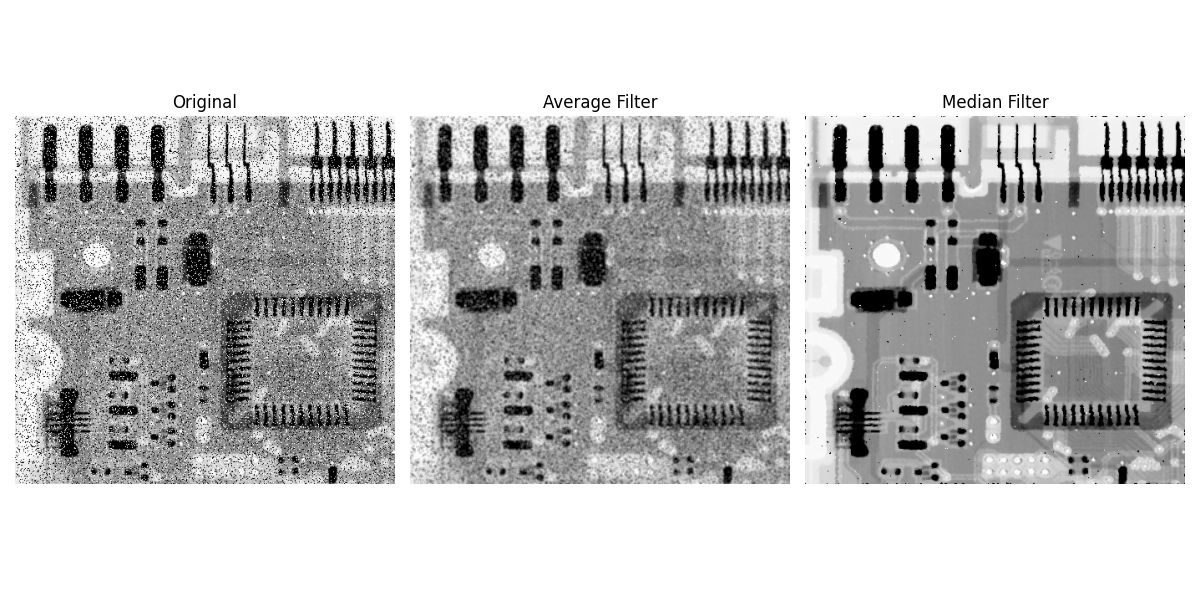

This chart was generated by the following Python code:
from PIL import Image
import numpy as np
import matplotlib.pyplot as plt
from scipy.ndimage import uniform_filter
from scipy.signal import medfilt2d

def load_image(path):
    image = Image.open(path).convert('L')  # Convert to grayscale
    return np.array(image)

def uniform_filtering(img, size):
    img_avg_filtered = uniform_filter(img, size=(size, size))
    return img_avg_filtered

def mediam_filtering(img, kernel_size):
    img_median_filtered = medfilt2d(img, kernel_size=kernel_size)
    return img_median_filtered

if __name__ == "__main__":
    img = load_image('./data/images_chapter_05/Fig5.10(a).jpg')

    fig, axs = plt.subplots(1, 3, figsize=(12, 6))
    
    axs[0].imshow(img, cmap='gray')
    axs[0].set_title('Original')
    axs[0].axis('off')

    # 均值滤波
    img_avg_filtered = uniform_filtering(img, 3)
    axs[1].imshow(img_avg_filtered, cmap='gray')
    axs[1].set_title('Average Filter')
    axs[1].axis('off')

    # 中值滤波
    img_median_filtered = mediam_filtering(img, kernel_size=3)
    axs[2].imshow(img_median_filtered, cmap='gray')
    axs[2].set_title('Median Filter')
    axs[2].axis('off')

    plt.tight_layout()
    plt.show()
    plt.savefig('hw_01/proj_03_04.png', format='png')
